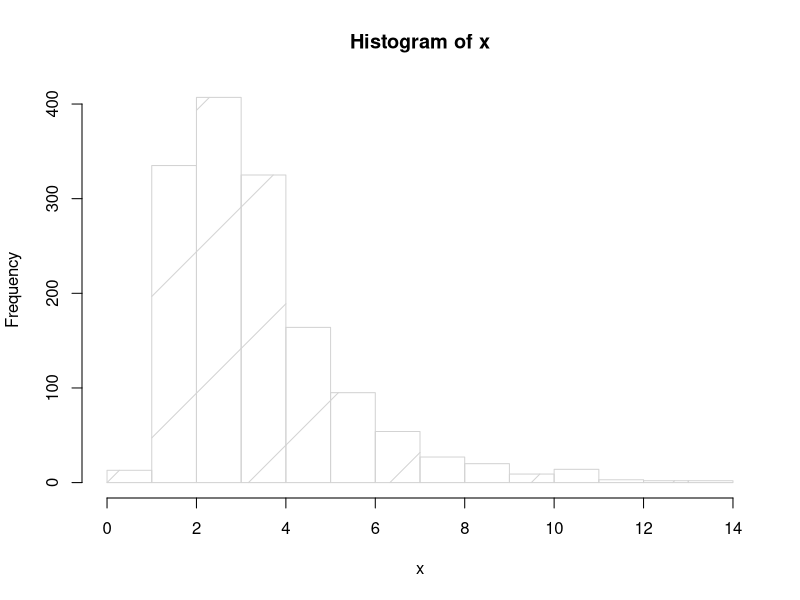
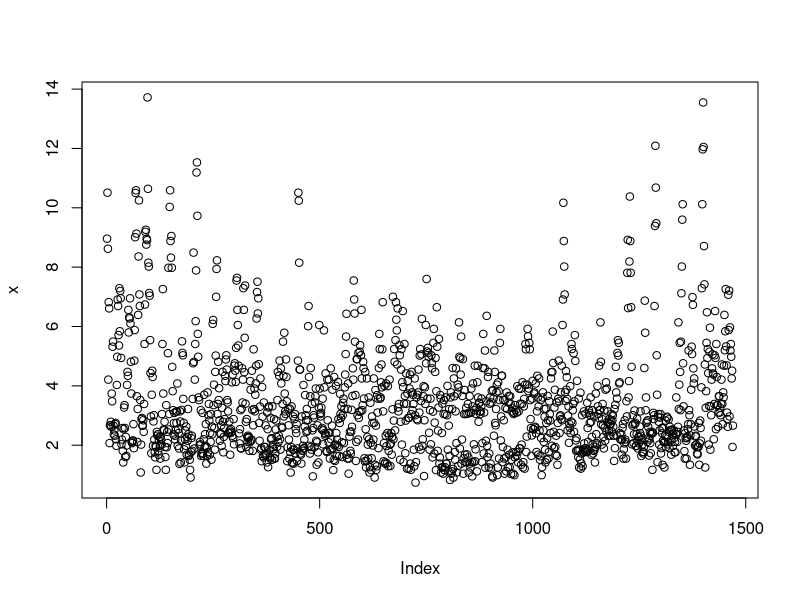
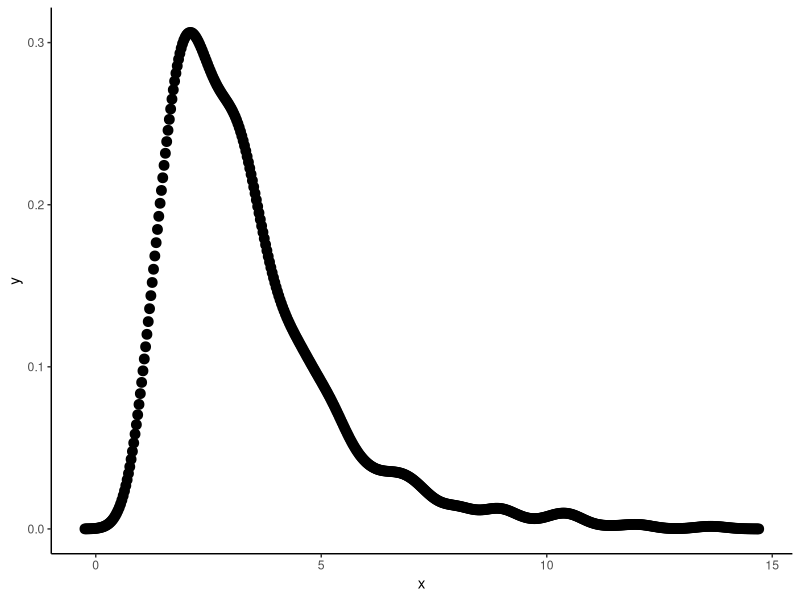
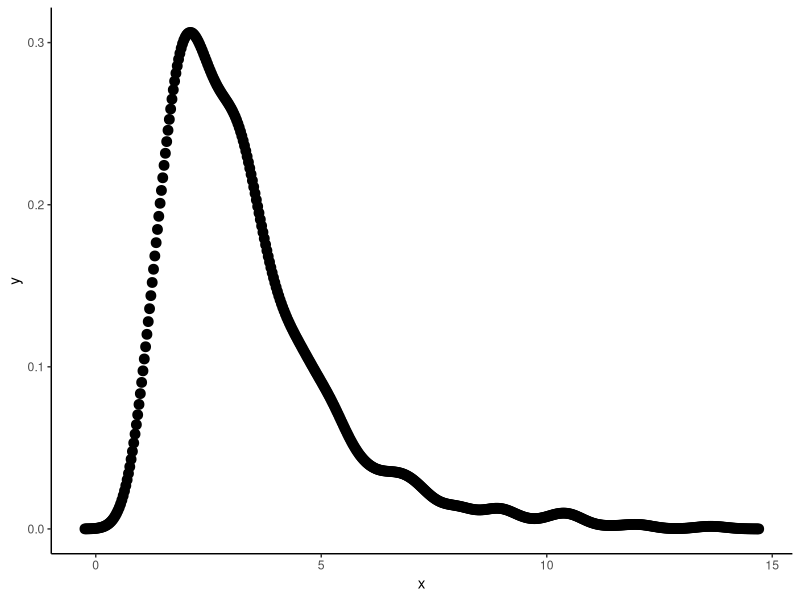
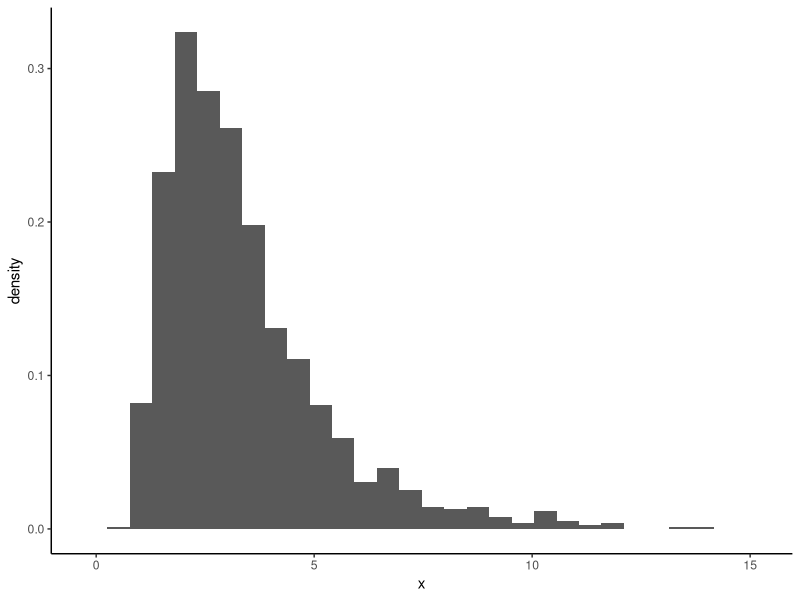
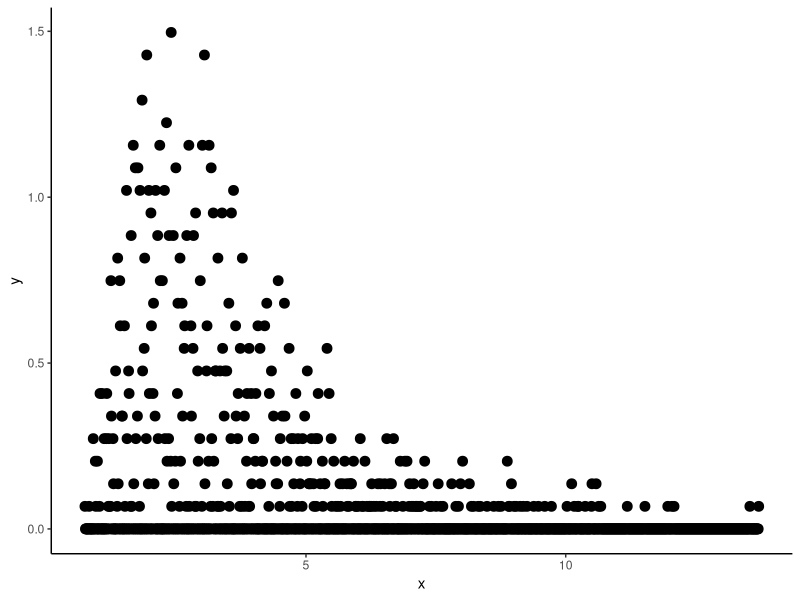
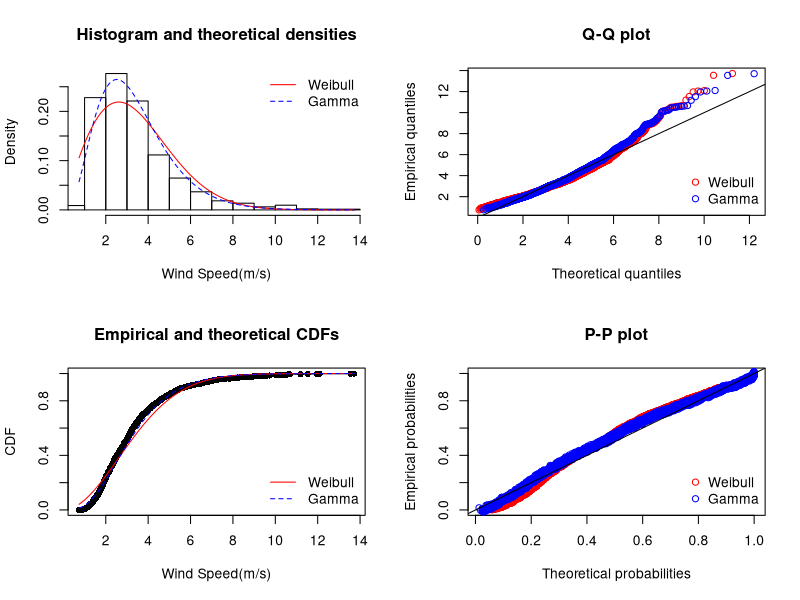
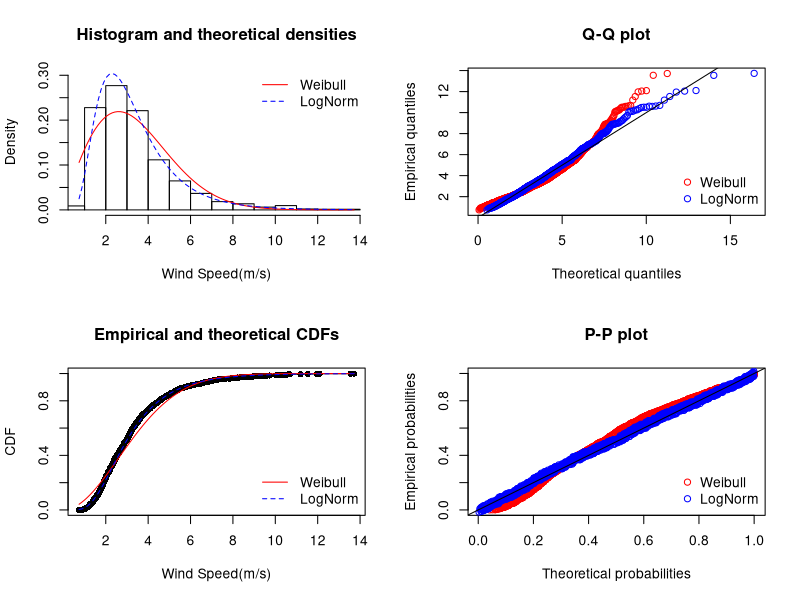

Write R code to recreate these figures, in order.
#
# This file is prepared by Ismail KIRBAS
# You can reach  by e-mail ismkir@gmail.com
#

library(readr)
library(fitdistrplus)
library(ggplot2)
library(dplyr)


wind_speed <- read_csv("6-hour_avr_wind_speed.csv", col_names = FALSE, skip = 1)
View(wind_speed$X1)
x<-as.numeric(wind_speed$X1)
hist(x,density = T)
x <- x[which(x>0)]
plot(x)
fit.weibull <- fitdist(x, "weibull")
fit.lognorm <- fitdist(x, "lnorm")
fit.exp <- fitdist(x, "exp")
fit.logis <- fitdist(x, "logis")
fit.gamma <- fitdist(x, "gamma", lower = c(0, 0))



den <- density(x)
dat <- data.frame(x = den$x, y = den$y)
ggplot(data = dat, aes(x = x, y = y)) + 
  geom_point(size = 3) +
  theme_classic()

fit.params <- fitdistr(x, "gamma", lower = c(0, 0))
fit.params <- fit.weibull
str(fit.params)
glimpse(fit.params)

ggplot(data = dat, aes(x = x,y = y)) + 
  geom_point(size = 3) +     
  geom_line(aes(x=dat$x, y=dgamma(dat$x,fit.params$estimate["shape"], fit.params$estimate["rate"])), color="red", size = 1) + 
  theme_classic()


# Plot using histograms

ggplot(data = dat) +
  geom_histogram(data = as.data.frame(x), aes(x=x, y=..density..)) +
  geom_line(aes(x=dat$x, y=dgamma(dat$x,fit.params$estimate["shape"], fit.params$estimate["rate"])), color="red", size = 1) + 
  theme_classic()


h <- hist(x, 1000, plot = FALSE)
t1 <- data.frame(x = h$mids, y = h$density)

ggplot(data = t1, aes(x = x, y = y)) + 
  geom_point(size = 3) +     
  geom_line(aes(x=t1$x, y=dgamma(t1$x,fit.params$estimate["shape"], fit.params$estimate["rate"])), color="red", size = 1) + 
  theme_classic()


# Compare fits graphically
# Weibull Gamma 
par(mfrow = c(2, 2))
plot.legend <- c("Weibull", "Gamma")
denscomp(list(fit.weibull, fit.gamma), fitcol = c("red", "blue"), legendtext = plot.legend, xlab="Wind Speed(m/s)")
qqcomp(list(fit.weibull, fit.gamma), fitcol = c("red", "blue"), legendtext = plot.legend)
cdfcomp(list(fit.weibull, fit.gamma), fitcol = c("red", "blue"), legendtext = plot.legend, xlab="Wind Speed(m/s)")
ppcomp(list(fit.weibull, fit.gamma), fitcol = c("red", "blue"), legendtext = plot.legend)


gofstat(list(fit.weibull, fit.gamma))


# Weibull LogNorm 
par(mfrow = c(2, 2))
plot.legend <- c("Weibull", "LogNorm")
denscomp(list(fit.weibull, fit.lognorm), fitcol = c("red", "blue"), legendtext = plot.legend, xlab="Wind Speed(m/s)")
qqcomp(list(fit.weibull, fit.lognorm), fitcol = c("red", "blue"), legendtext = plot.legend)
cdfcomp(list(fit.weibull, fit.lognorm), fitcol = c("red", "blue"), legendtext = plot.legend, xlab="Wind Speed(m/s)")
ppcomp(list(fit.weibull, fit.lognorm), fitcol = c("red", "blue"), legendtext = plot.legend)


# Weibull Logis 
par(mfrow = c(2, 2))
plot.legend <- c("Weibull", "Logis")
denscomp(list(fit.weibull, fit.logis), fitcol = c("red", "blue"), legendtext = plot.legend, xlab="Wind Speed(m/s)")
qqcomp(list(fit.weibull, fit.logis), fitcol = c("red", "blue"), legendtext = plot.legend)
cdfcomp(list(fit.weibull, fit.logis), fitcol = c("red", "blue"), legendtext = plot.legend, xlab="Wind Speed(m/s)")
ppcomp(list(fit.weibull, fit.logis), fitcol = c("red", "blue"), legendtext = plot.legend)


# 
gofstat(list(fit.weibull, fit.gamma,fit.logis,fit.lognorm))

plot.legend <- c("Weibull", "Logis","LogNorm","Gamma")
ppcomp(list(fit.weibull, fit.logis, fit.lognorm, fit.gamma), fitcol = c("red", "blue","green","maroon"), legendtext = plot.legend)
par(mfrow = c(1,1))
denscomp(list(fit.weibull, fit.logis, fit.lognorm, fit.gamma), fitcol = c("red", "blue","purple","maroon"), legendtext = plot.legend, xlab="Wind Speed(m/s)")
